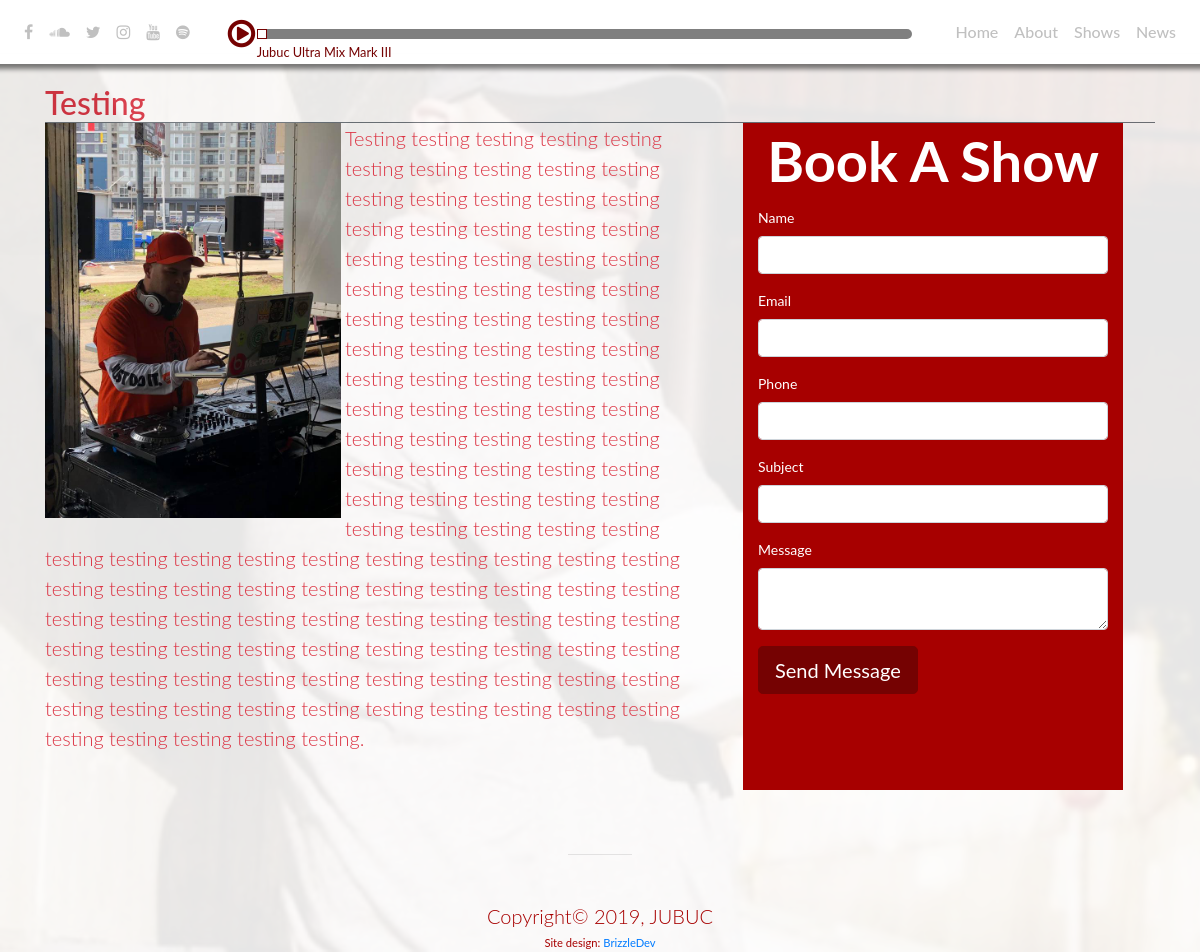
Before: /about with the older database file.
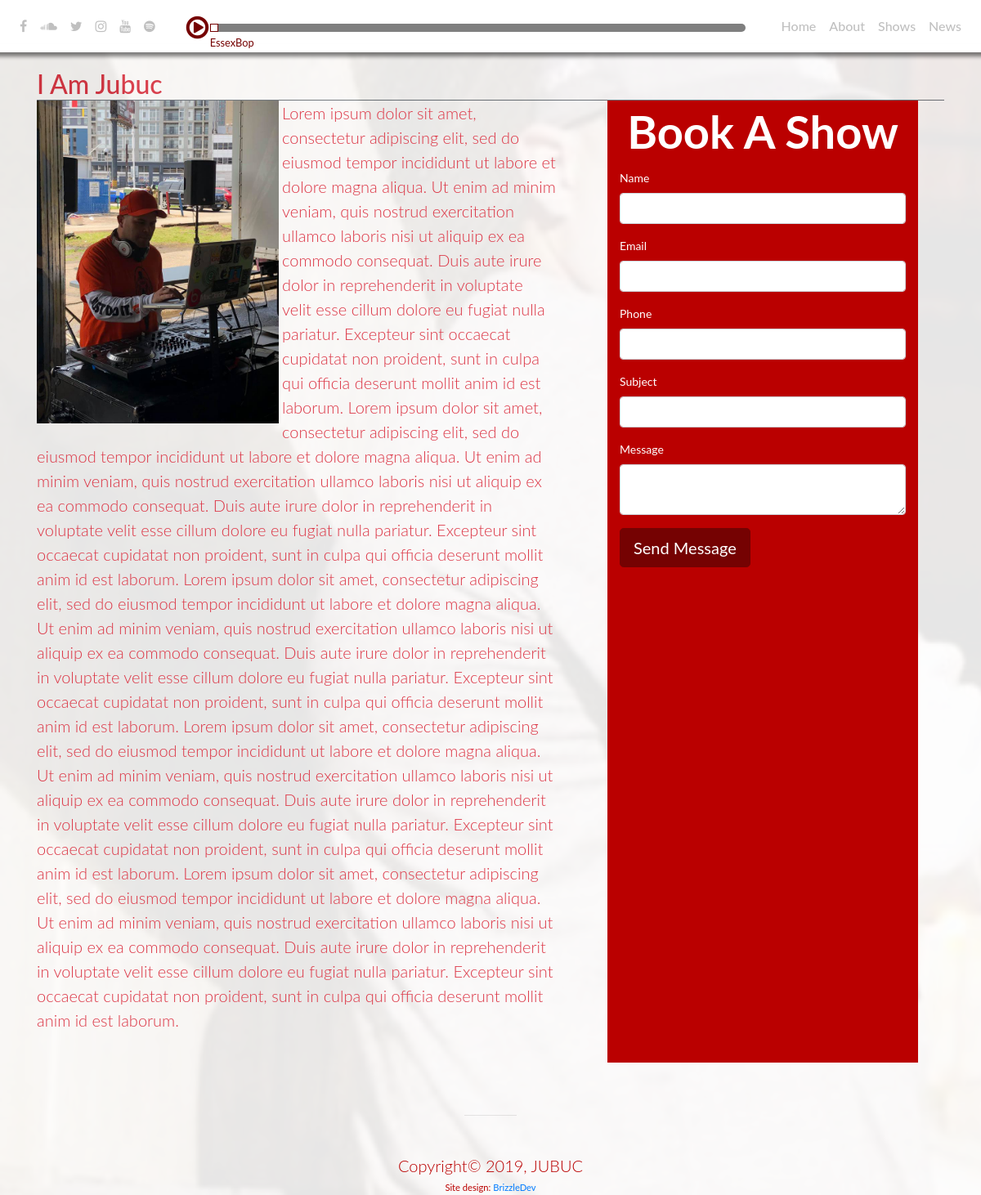
After: the same page with the newer database file.
### app/models.py (models this page shows, shortened)
class Audio(db.Model):
    id = db.Column(db.Integer, primary_key=True)
    name = db.Column(db.String(256), index=True)
    file = db.Column(db.String(256))
    album_art = db.Column(db.String(256))
    is_active = db.Column(db.Boolean, index=True, default=False)
    active = db.relationship('Active', backref="audio", uselist=False)

class Administrator(db.Model):
    id = db.Column(db.Integer, primary_key=True)
    username = db.Column(db.String(64), index=True)
    timestamp = db.Column(db.DateTime, index=True, default=datetime.utcnow)
    first_name = db.Column(db.String(64))
    last_name = db.Column(db.String(64))
    email = db.Column(db.String(256))
    pass_hash = db.Column(db.String(128))
    site_title = db.Column(db.String(64))
    site_logo_text = db.Column(db.String(28))
    site_logo_image = db.Column(db.String(256))
    jumbotron_image = db.Column(db.String(256))
    jumbotron_header = db.Column(db.String(64))
    jumbotron_subheader = db.Column(db.String(64))
    desc_header = db.Column(db.String(64))
    desc_details = db.Column(db.Text)
    site_dominant_color = db.Column(db.String)
    site_accent_color = db.Column(db.String)
    site_background_color = db.Column(db.String)
    about_heading = db.Column(db.String(64))
    about_image = db.Column(db.String(256))
    about_detail = db.Column(db.Text)
    facebook = db.Column(db.String(128))
    twitter = db.Column(db.String(128))
    instagram = db.Column(db.String(128))
    soundcloud = db.Column(db.String(128))
    youtube = db.Column(db.String(128))
    spotify = db.Column(db.String(128))
    twitter_consumer_key = db.Column(db.String(256))
    twitter_consumer_key_secret = db.Column(db.String(256))
    twitter_access_token = db.Column(db.String(256))
    twitter_access_token_secret = db.Column(db.String(256))

### app/routes.py (the view, shortened to what this page needs)
@app.route('/about', methods=accepted_methods)
def about():
    track = db.session.query(Active).get(1)
    post = db.session.query(Post).order_by(Post.id.desc()).first()
    admin_settings = db.session.query(Administrator).get(1)
    form = ContactForm()
    return render_template('about.html', form=form, admin_settings=admin_settings, post=post, track=track)

### app/forms.py
class ContactForm(FlaskForm):
    name = StringField('Name', validators=[DataRequired()])
    email = StringField('Email', validators=[DataRequired()])
    phone = StringField('Phone', validators=[DataRequired()])
    subject = StringField('Subject', validators=[DataRequired()])
    message = TextAreaField('Message', validators=[DataRequired()])
    submit = SubmitField('Send Message')

### app/templates/about.html (shortened to what this page needs)
{% extends 'core/base.html' %}
{% block content %}
  <div class="container mt-5 text-danger" style="{% if admin_settings.site_dominant_color != " " %}color: {{ admin_settings.site_dominant_color }};{% else %}color: rgb(255, 0, 0); {% endif %}">
      <h2 class="border-bottom border-secondary pt-1 pb-0 mb-0">{% if admin_settings.about_heading == None or admin_settings.about_heading == " "   %}Who's This Guy?{% else %}{{ admin_settings.about_heading }}{% endif %}</h2>
      <div class="row ">
          <div class="col-md-7">
              <p>
                <img class="float-left pr-1" src="{% if admin_settings.about_image != None %}{{ url_for('static', filename='images/' + admin_settings.about_image) }}{% else %}{{ url_for('static', filename='images/j1.jpg') }}{% endif %}" width="300px">
                <span class="lead">{% if admin_settings.about_detail != None %}{{ admin_settings.about_detail }}{% endif %}</span><br><br>
              </p>
          </div>
          <div class="col-md-4 text-white text-shadow ml-5" style="{% if admin_settings.site_dominant_color != " " %}background-color: {{ admin_settings.site_dominant_color }};{% else %}background-color: rgb(255, 0, 0); {% endif %}">
              <form action="" method="POST" enctype=multipart/form-data>
                <h2 class="text-center font-weight-bold display-4 py-1">Book A Show</h2>
                <p class="form-group">
                    {{ form.name.label }}
                    {{ form.name(class="form-control")}}
                </p>
                <p class="form-group">
                    {{ form.email.label }}
                    {{ form.email(class="form-control")}}
                </p>
                <p class="form-group">
                    {{ form.phone.label }}
                    {{ form.phone(class="form-control")}}
                </p>
                <p class="form-group">
                    {{ form.subject.label }}
                    {{ form.subject(class="form-control")}}
                </p>
                <p class="form-group">
                    {{ form.message.label }}
                    {{ form.message(class="form-control")}}
                </p>
                <p class="form-group">
                    {{ form.submit(class="btn btn-lg btn-success") }}
                </p>
            </form>
          </div>
{% endblock %}

### app/templates/core/base.html (shortened to what this page needs)
<!doctype html>
<html lang="en">
  <head>
    <link href="https://stackpath.bootstrapcdn.com/font-awesome/4.7.0/css/font-awesome.min.css" rel="stylesheet">
    <link rel="stylesheet" href="https://maxcdn.bootstrapcdn.com/bootstrap/4.0.0/css/bootstrap.min.css">
    <link rel="stylesheet" href="{{ url_for('static', filename='layout2/css/styles.css') }}">
    <link rel="stylesheet" href="{{ url_for('static', filename='layout2/css/player.css') }}">
    <link rel="stylesheet" href="https://cdnjs.cloudflare.com/ajax/libs/tempusdominus-bootstrap-4/5.0.0-alpha14/css/tempusdominus-bootstrap-4.min.css" />
</head>
<body>
    {% include 'core/nav.html' %}
    {% block content %}
    {% endblock content %}
    {% include 'core/footer.html' %}
  </body>
  </html>

### app/templates/core/nav.html (shortened to what this page needs)
  <nav role="navigation" class="navbar navbar-expand-lg fixed-top">
    <div class="collapse navbar-collapse" id="navbar">
    <ul class="navbar-nav">
        <li class="nav-item"><a {% if admin_settings.site_dominant_color != " " %} onMouseOver="this.style.color={{ admin_settings.site_dominant_color }}" {% endif %} class="nav-link" href="{% if admin_settings.facebook != None %}{{ admin_settings.facebook }}{% else %}https://www.facebook.com{% endif %}" alt="Jubuc @ Facebook" title="Jubuc @ "><span class="fa fa-facebook"></span></a></li>
        <li class="nav-item"><a class="nav-link" href="{% if admin_settings.soundcloud != None %}{{ admin_settings.soundcloud }}{% else %}https://www.soundcloud.com{% endif %}" alt="Jubuc @ Soundcloud" title="Jubuc @ Soundcloud"><span class="fa fa-soundcloud"></span></a></li>
        <li class="nav-item"><a class="nav-link" href="{% if admin_settings.twitter != None %}{{ admin_settings.twitter }}{% else %}https://www.twitter.com{% endif %}" alt="Jubuc @ Twitter" title="Jubuc @ Twitter"><span class="fa fa-twitter"></span></a></li>
        <li class="nav-item"><a class="nav-link" href="{% if admin_settings.instagram != None %}{{ admin_settings.instagram }}{% else %}https://www.instagram.com{% endif %}" alt="Jubuc @ Instagram" title="Jubuc @ Instagram"><span class="fa fa-instagram"></span></a></li>
        <li class="nav-item"><a class="nav-link" href="{% if admin_settings.youtube != None %}{{ admin_settings.youtube }}{% else %}https://www.youtube.com{% endif %}" alt="Jubuc @ Youtube" title="Jubuc @ Youtube"><span class="fa fa-youtube"></span></a></li>
        <li class="nav-item"><a class="nav-link" href="{% if admin_settings.spotify != None %}{{ admin_settings.spotify }}{% else %}https://www.spotify.com{% endif %}" alt="Jubuc @ Spotify" title="Jubuc @ Spotify"><span class="fa fa-spotify"></span></a></li>
    </ul>
    <div class="col d-none d-lg-block" id="player">
        <div id="audioplayer" class="col">
            <span id="pButton" class="fa fa-play-circle-o fa-2x"></span>
            <div id="timeline">
                  <div id="playhead" class="border border-jubuc"></div><small>{% if track %}{{ track.audio.name }}{% endif %}</small>
            </div>
        </div>
    </div>
    <ul class="navbar-nav mr-auto">
      <li class="nav-item"><a class="nav-link" id="about-button" href="{{ url_for('index') }}" alt="" title="">Home</a></li>
      <li class="nav-item"><a class="nav-link" id="about-button" href="{{ url_for('about') }}" alt="" title="">About</a></li>
      <li class="nav-item"><a class="nav-link" role="button" aria-expanded="false" area-controls="events" href="{{ url_for('shows') }}" alt="" title="">Shows</a></li>
      <li class="nav-item"><a class="nav-link" role="button" aria-expanded="false" area-controls="media" href="{{ url_for('blog') }}" alt="" title="">News</a></li>
    </ul>
  </nav>

### app/templates/core/footer.html
  <hr class="hr">
  <footer class="container-fluid text-center" style="{% if admin_settings.site_dominant_color != " " %}color: {{ admin_settings.site_dominant_color }} !important;{% else %}color: rgb(0, 255, 0); {% endif %}">
      <div class="row">
          <div class="col">
              <p class="lead mb-0 pb-0">Copyright&copy; 2019, JUBUC</p>
              <small>Site design: <a href="https://www.brizzle.dev">BrizzleDev</a></small>
          </div>
      </div>
  </footer>

### app/static/layout2/css/styles.css (style rules this page uses)
html { height: 100%; }
body { padding-top: 32px; overflow-x: hidden; font-family: Lato, 'Helvetica Neue', Arial, Helvetica, sans-serif; font-size: 14px; }
.hr { border: 0; height: 1px; border-top: 1px solid rgba(0, 0, 0, 0.1); border-bottom: 1px solid rgba(255, 255, 255, 0.3); margin: 64px auto 44px; width: 64px; }
nav { font-size: 16px; font-weight: 500; background-color: white; color: #750202; }
nav::after { content: ''; position: absolute; bottom: 0; left: -29px; height: 10px; width: 106%; box-shadow: 5px 5px 5px rgba(0, 0, 0, 0.5); }
.btn { background-color: #750202 !important; border: 1px solid #750202 !important; }
nav a:link, nav a:visited { color: #C0C0C0; }
.border-jubuc { border-color: #750202 !important; background-size: 3px !important; }

### app/static/layout2/css/player.css (style rules this page uses)
#pButton { height: 32px; width: 32px; border: none; background-repeat: no-repeat; margin-top: 10px; float:left; outline: none; }
#audioplayer { width: 100%; height: 48px; }
#timeline { float: left; width: 95%; height: 10px; margin-top: 21px; margin-left: -3px; border-radius: 5px; background: rgba(0, 0, 0, .5); }
#playhead { width: 10px; height: 10px; background: rgba(255, 255, 255, 1); }

Changed rows visible on the page:
changed Audio: audio.name "Jubuc Ultra Mix Mark III" → "EssexBop"
changed Administrator: about_heading "Testing" → "I Am Jubuc"; about_detail "Testing testing testing testing testing testing testing testing testing testing testing testing testing testing testing testing testing testing testing testing testing testing testing testing testing testing testing testing testing testing testing testing testing testing testing testing testing testing testing testing testing testing testing testing testing testing testing testing testing testing testing testing testing testing testing testing testing testing testing testing testing testing testing testing testing testing testing testing testing testing testing testing testing testing testing testing testing testing testing testing testing testing testing testing testing testing testing…" → "Lorem ipsum dolor sit amet, consectetur adipiscing elit, sed do eiusmod tempor incididunt ut labore et dolore magna aliqua. Ut enim ad minim veniam, quis nostrud exercitation ullamco laboris nisi ut aliquip ex ea commodo consequat. Duis aute irure dolor in reprehenderit in voluptate velit esse cillum dolore eu fugiat nulla pariatur. Excepteur sint occaecat cupidatat non proident, sunt in culpa qui officia deserunt mollit anim id est laborum. Lorem ipsum dolor sit amet, consectetur adipiscing elit, sed do eiusmod tempor incididunt ut labore et dolore magna aliqua. Ut enim ad minim veniam, quis nostrud exercitation ullamco laboris nisi ut aliquip ex ea commodo consequat. Duis aute irure dolor…"; site_dominant_color "rgb(167, 0, 0)" → "rgb(186, 0, 0)" (drawn)
